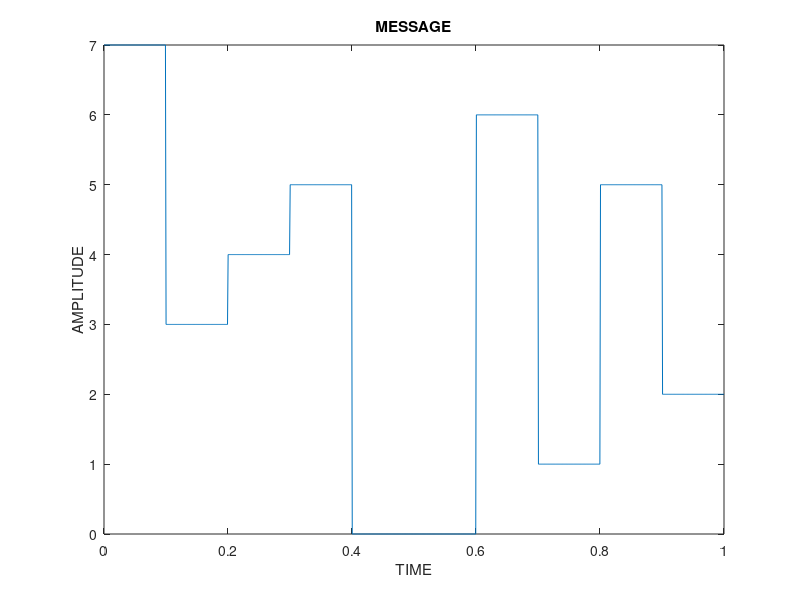
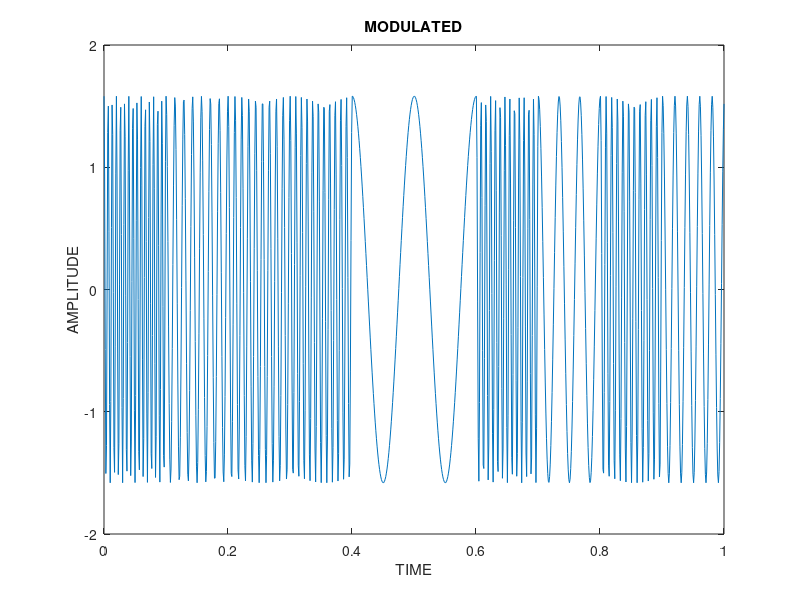

The MATLAB script that drew these images, in order: (Note: this script raises an error after producing the figures.)
clc; clear all; close all;
t=linspace(0,1,1000);
f=10; %%set-minimum freq
n=3; %%number of bits, change it acc to need
M=2^n; %%number of levels
tb=0.1*2^n; %%bit duration
temp=10; %%gap b/w frequencies
for i=1:M
    fc(i)=temp+(i-1)*20; %%setting different carr freq
end
i=0;
while i~=1000
   msg(i+1)=randi([0,M-1]);
   j=0;
    while j~=100
        msg(i+1+j)=msg(i+1); %%creating random msg signal
       j=j+1;
    end
    i=i+100;
end
figure(1);
plot(t,msg);
xlabel('TIME');
ylabel('AMPLITUDE');
title('MESSAGE');

for i=1:M
    for j=1:1000
        carrier(i,j)=sqrt(2/tb)*cos(2*pi*fc(i)*t(j)); %%carr freq
    end
end
k=1;
for i=1:100:1000
    x=msg(i);
    for j=1:100
        mod(1,k)=carrier(x+1,j);
        k=k+1;
    end
end
figure(2);
plot(t,mod);
xlabel('TIME');
ylabel('AMPLITUDE');
title('MODULATED');

for i=1:M
    for j=1:1000
        v(i,j)=carrier(i,j).*mod(1,j);
    end
end

syms t;
for i =1:M
  y(i,:)=int(v(i,:),t,0,1);
end
t=linspace(0,1,1000);
y=double(y);

for i=1:M
    x= reshape(y(i,:),100,10);
    meanism(i,:)=mean(x);
end

for i=1:10
    [l, idx]=max(meanism(:,i));
    demod(i)=idx-1;
end

for i=1:10
    for j=1:100
        demodulation(j+(i-1)*100)=demod(i);
    end
end
figure(3);
plot(t,demodulation);
xlabel('TIME');
ylabel('AMPLITUDE');
title('DEMODULATED');

  






